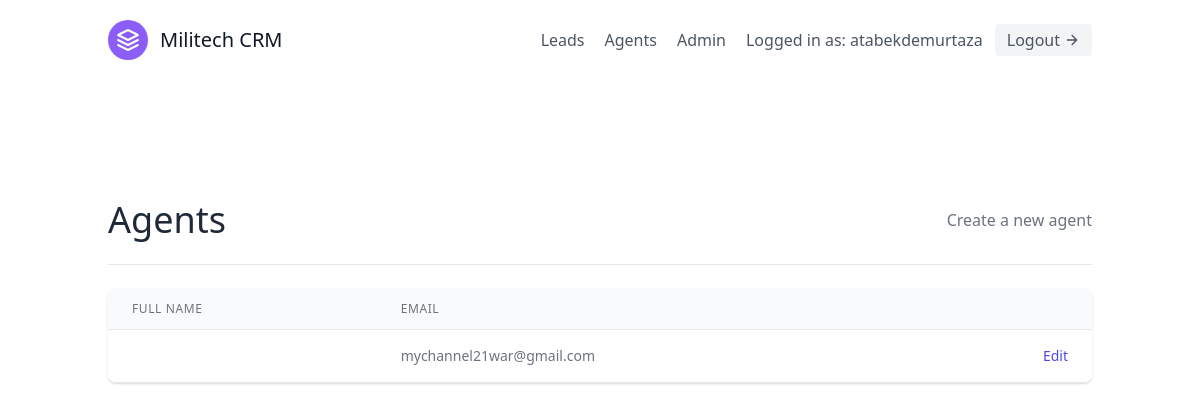
Page /agents/ (signed in) on the earlier database version.
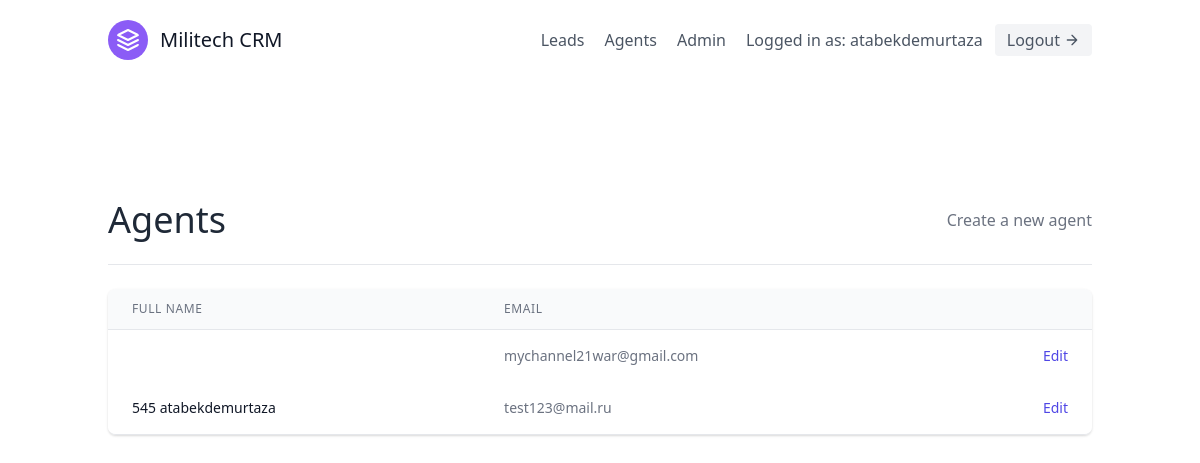
Same page on the later database version.
### leads/models.py (models this page shows, shortened)
class Agent(models.Model):
    user = models.OneToOneField(User, on_delete=models.CASCADE)
    organisation = models.ForeignKey(UserProfile, on_delete=models.CASCADE)

class User(AbstractUser):
    is_organisor = models.BooleanField(default=True)
    is_agent     = models.BooleanField(default=False)

### agents/views.py (the view)
# urls.py: path('', AgentListView.as_view(), name='agent-list'),
class AgentListView(OrganisorAndLoginRequiredMixin, generic.ListView):
    template_name = 'agents/agent_list.html'
    def get_queryset(self):
        organisation = self.request.user.userprofile
        return Agent.objects.filter(organisation=organisation)

### agents/mixins.py (called while the page is built)
    def dispatch(self, request, *args, **kwargs):
        if not request.user.is_authenticated or not request.user.is_organisor:
            return redirect("leads:lead-list")
        return super().dispatch(request, *args, **kwargs)

### agents/templates/agents/agent_list.html (shortened to what this page needs)
{% extends 'base.html' %}
{% block content %}
<section class="text-gray-700 body-font">
    <div class="container px-5 py-24 mx-auto flex flex-wrap">
        <div class="w-full mb-6 py-6 flex justify-between items-center border-b border-gray-200">
            <div>
                <h1 class="text-4xl text-gray-800">Agents</h1>
            </div>
            <div>
                <a class="text-gray-500 hover:text-blue-500" href="{% url 'agents:agent-create' %}">Create a new agent</a>
            </div>
        </div>
        <div class="flex flex-col w-full">
            <div class="-my-2 overflow-x-auto sm:-mx-6 lg:-mx-8">
            <div class="py-2 align-middle inline-block min-w-full sm:px-6 lg:px-8">
                <div class="shadow overflow-hidden border-b border-gray-200 sm:rounded-lg">
                <table class="min-w-full divide-y divide-gray-200">
                    <thead class="bg-gray-50">
                        <tr>
                            <th scope="col" class="px-6 py-3 text-left text-xs font-medium text-gray-500 uppercase tracking-wider">
                            Full Name
                            </th>
                            <th scope="col" class="px-6 py-3 text-left text-xs font-medium text-gray-500 uppercase tracking-wider">
                            Email
                            </th>
                            <th scope="col" class="relative px-6 py-3">
                            </th>
                        </tr>
                    </thead>
                    <tbody>
                        {% for agent in object_list %}
                            <tr class="bg-white">
                                <td class="px-6 py-4 whitespace-nowrap text-sm font-medium text-gray-900">
                                    {{ agent.user.first_name }} {{ agent.user.last_name }}
                                </td>
                                <td class="px-6 py-4 whitespace-nowrap text-sm text-gray-500">
                                    {{ agent.user.email }}
                                </td>
                                <td class="px-6 py-4 whitespace-nowrap text-right text-sm font-medium">
                                    <a href="{% url 'agents:agent-update' agent.pk %}" class="text-indigo-600 hover:text-indigo-900">
                                        Edit
                                    </a>
                                </td>
                            </tr>
                        {% empty %}
                        <p>There are currently no agents</p>
                        {% endfor %}
                    </tbody>
                </table>
                </div>
            </div>
            </div>
        </div>
    </div>
    </section>
{% endblock %}

Differences in the rows shown:
added Agent: user.first_name "545", user.last_name "atabekdemurtaza", user.email "test123@mail.ru"
